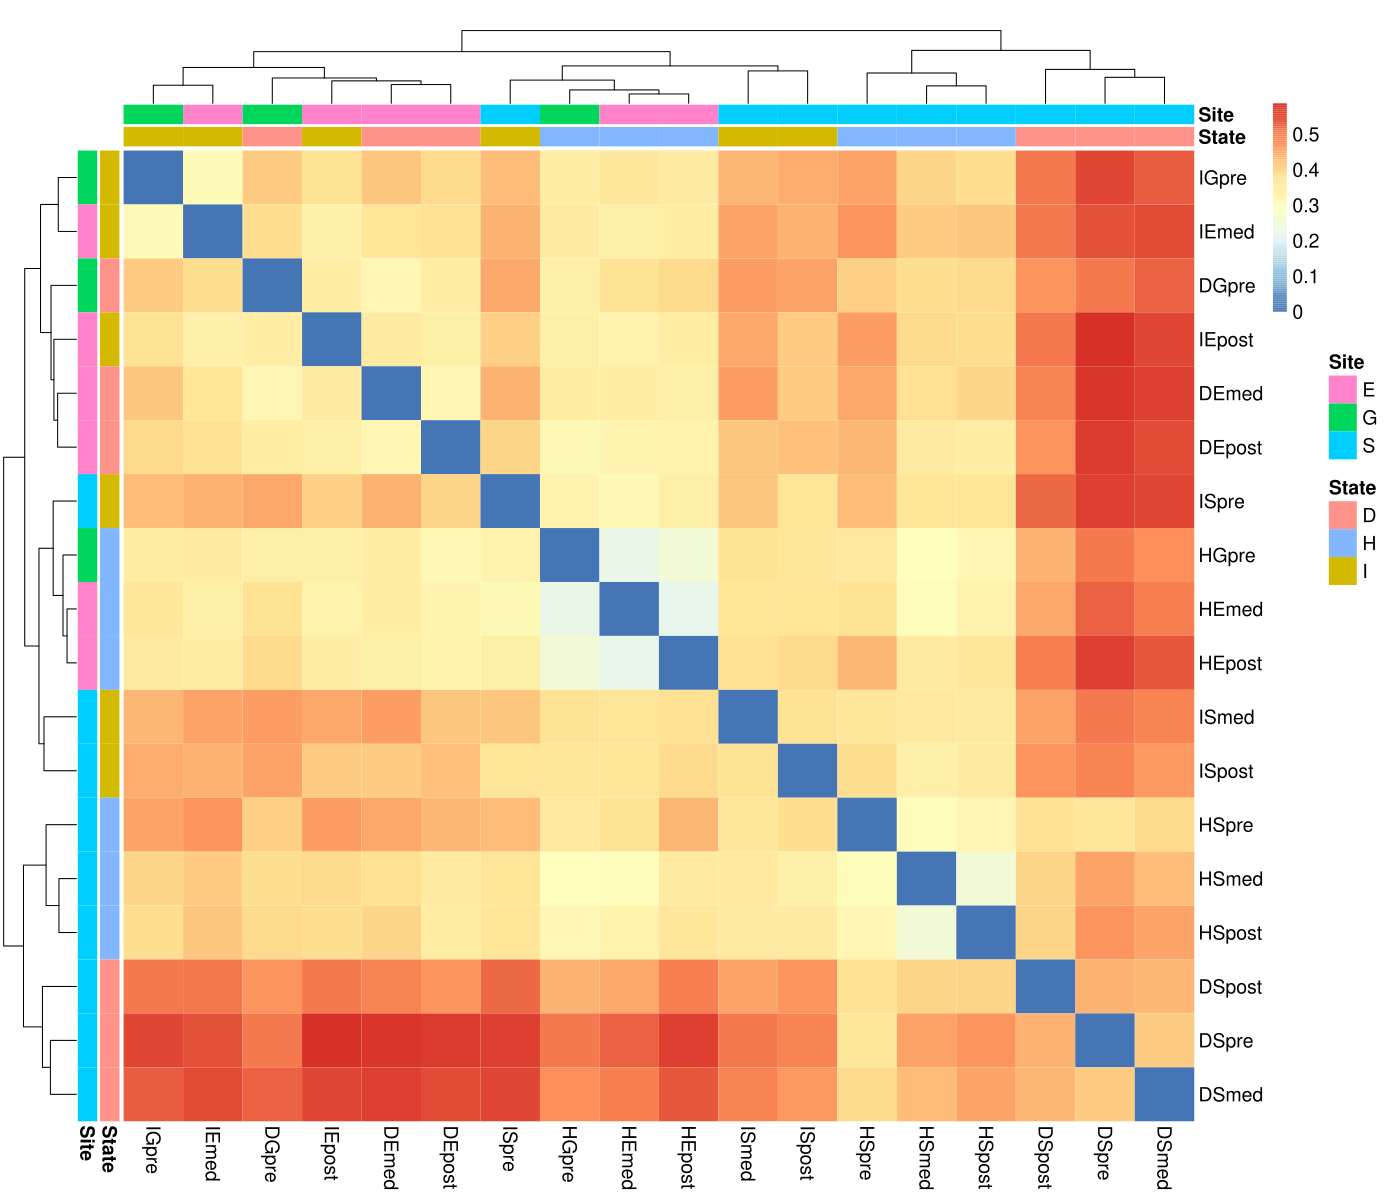

Generate this figure with R:

if (FALSE){
	install.packages("pheatmap", repo="http://cran.us.r-project.org")
}

library(grid)
library(pheatmap)

if(1){
	library(RColorBrewer)
}

find_coordinates = function(n, gaps, m=1:n) {
	if(length(gaps)==0){
		return(list(coord=unit(m/n, "npc"), size=unit(1/n,"npc")))
	}

	if(max(gaps)>n){
		stop("Gaps do not match matrix size")
	}

	size = (1/n)*(unit(1, "npc")-length(gaps)*unit("4", "bigpts"))

	gaps2 = apply(sapply(gaps, function(gap, x){x>gap}, m), 1, sum)
	coord = m * size + (gaps2 * unit("4", "bigpts"))

	return(list(coord=coord, size=size))
}


vjust <- 0
hjust <- 0.5

if(270==270){
	vjust <- 0.5
	hjust <- 0
}else if(270==45){
	vjust <- .5
	hjust <- 1
}else if(270==0){
	vjust <- 1
	hjust <- 0.5
}



draw_colnames_custom <- function (coln, gaps, ...){
	coord = find_coordinates(length(coln),  gaps)
	x = coord$coord - 0.5 * coord$size
	if (270  == 90){
		hjust = 1
		vjust = 0.5
	}
	if (270  == 45){
		hjust = 1
		vjust = 0.5
	}

	res = textGrob(coln, x=x, y=unit(1, "npc")-unit(3, "bigpts"),
		vjust = vjust, hjust=hjust, rot=270, gp=gpar(...))
	return(res)
}


# Overwrite default draw_colnames with your own version
assignInNamespace(x="draw_colnames", value="draw_colnames_custom",
	ns=asNamespace("pheatmap"))

data <- read.table(file="result/beta/bray_curtis.txt", sep="\t", header=T, row.names=1,
	check.names=F, quote="", comment="")

if ("FALSE" != "FALSE"){
	#data[data==0] <- 1.0000001
	#data[data==1] <- 1.0001
	data <- FALSE(data+1)
}

if (1 == 1){
	legend_breaks = NA
} else if (1 == 2){
	if (Inf == Inf){
		summary_v <- c(t(data))
		legend_breaks <- unique(c(seq(summary_v[1]*0.95,summary_v[2],length=6),
		  seq(summary_v[2],summary_v[3],length=6),
		  seq(summary_v[3],summary_v[5],length=5),
		  seq(summary_v[5],summary_v[6]*1.05,length=5)))
	} else {
		legend_breaks <- unique(c(seq(summary_v[1]*0.95, Inf,
		 length=10), seq(Inf,summary_v[6]*1.05,length=10)))
	}

	if("FALSE" != "FALSE"){
		legend_breaks <- prettyNum(legend_breaks, digits=FALSE)
	}

	print(col)
	print(legend_breaks)
} else {
	legend_breaks <- c()
}


if ("temp/group.txt" != "NA") {
	annotation_row <- read.table(file="temp/group.txt", header=T,
		row.names=1, sep="\t", quote="", check.names=F, comment="")
} else {
	annotation_row <- NA
}

if ("temp/group.txt" != "NA") {
	annotation_col <- read.table(file="temp/group.txt", header=T,
		row.names=1, sep="\t", quote="", check.names=F, comment="")
	# Do not remember what this is for?
	#levs <- unique(unlist(lapply(annotation_col, unique)))
	#annotation_col <- data.frame(lapply(annotation_col, factor,
	#	levels=levs), row.names=rownames(annotation_col))
} else {
	annotation_col <- NA
}

data[data>Inf] <- Inf
if ("-Inf" != "-Inf"){
	data[data<-Inf] <- -Inf
}

if ("function" == "function"){
	color_vector <- colorRampPalette(rev(brewer.pal(n=7, name="RdYlBu")))(100)
} else if ("function" == "vector"){
	colfunc <- colorRampPalette(colorRampPalette(rev(brewer.pal(n=7, name="RdYlBu")))(100), bias=1)
	color_vector <- colfunc(30)
} else {
	color_vector <- colorRampPalette(rev(brewer.pal(n=7, name="RdYlBu")))(100)
}

ann_colors = list(NA)

if (ann_colors[1][1] == "NA") {
	ann_colors = NA
}

pheatmap(data, kmean_k=NA, color=color_vector,
scale="none", border_color=NA,
cluster_rows=TRUE, cluster_cols=TRUE,
breaks=legend_breaks, clustering_method="complete",
clustering_distance_rows="correlation",
clustering_distance_cols="correlation",
legend_breaks=legend_breaks, show_rownames=TRUE, show_colnames=TRUE,
main="", annotation_col=annotation_col,
annotation_row=annotation_row,
annotation_colors = ann_colors,
fontsize=14, filename="result/beta/bray_curtis.txt.pheatmap.pdf", width=14,
height=12)
